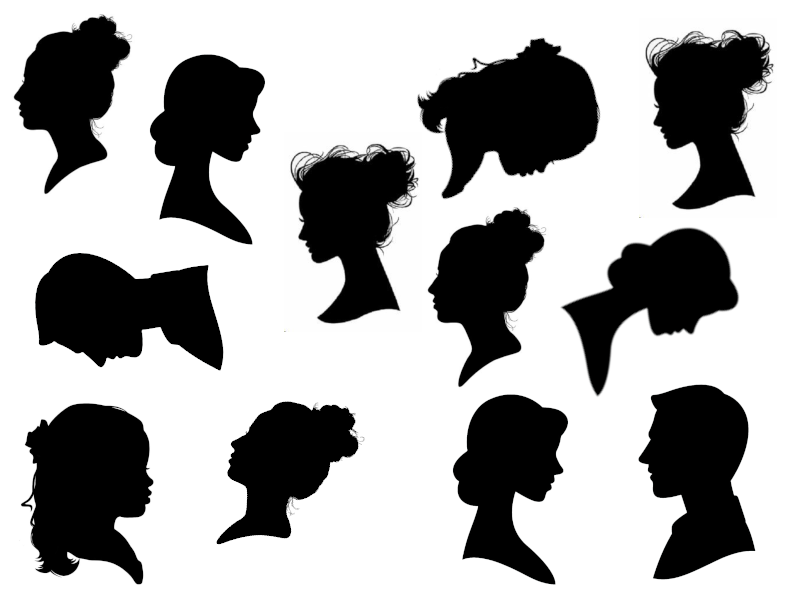
#> input picture Lab6/sils.png, 800 x 600 px
$ python main4.py
#> lines starting #> are read from the running program, lines starting #| are printed output that depends on the picture; after the words box and inside, x2 and y2 are one past the last pixel; in counts of white or black regions, pixels touching at a corner belong together
import numpy
import cv2


def load_image(fname: str) -> numpy.ndarray:
#> called with fname = 'sils.png'
    data = numpy.fromfile(fname, dtype=numpy.uint8)
    img = cv2.imdecode(data, cv2.IMREAD_COLOR)
#> img is the input picture: shape (600, 800, 3); mean B, G, R 168.8, 168.8, 168.8
    if img is None:
        raise IOError("Invalid image format")
    return img


# сцена где ищем фигуру
image = load_image('sils.png')
gray_image = cv2.cvtColor(image, cv2.COLOR_BGR2GRAY)
blur_image = cv2.blur(gray_image, (3, 3))
# образец искомой фигуры
sample = load_image('sil3.png')
#> call 2 of load_image, with fname = 'sil3.png'
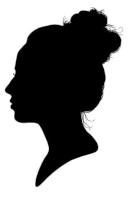
#> input picture Lab6/sil3.png, 130 x 200 px
#> in load_image, img is the input picture: shape (200, 130, 3); min 0, max 255, mean 145.8
gray_sample = cv2.cvtColor(sample, cv2.COLOR_BGR2GRAY)
blur_sample = cv2.blur(gray_sample, (3, 3))
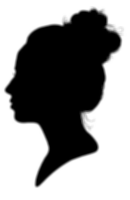
#> blur_sample: shape (200, 130); min 0, max 255, mean 145.8

angle_t = 50
scale_t = 50
pos_t = 150

ght = cv2.createGeneralizedHoughGuil()
ght.setMaxBufferSize(1000)
ght.setLevels(360)
ght.setXi(45)
# параметры поиска ориентации
ght.setMinAngle(0)
ght.setMaxAngle(360)
ght.setAngleEpsilon(5)
ght.setAngleStep(5)
ght.setAngleThresh(angle_t)
# параметры поиска масштаба
ght.setMinScale(1.0)
ght.setMaxScale(1.01)
ght.setScaleStep(0.1)
ght.setScaleThresh(scale_t)
# параметры поиска позиции
ght.setMinDist(50)  # минимальное расстояние
ght.setDp(2)  # шаг при поиске позиции
ght.setPosThresh(pos_t)
ght.setTemplate(blur_sample)  # что ищем

positions, votes = ght.detect(blur_image)
#> positions = [[74, 108, 1, 0], [488, 300, 1, 0], [280, 478, 1, 25]]; votes = [[9845, 12986, 77064], [9096, 12986, 77064], [181, 557, 91806]]
copy = image.copy()
if positions is not None:
    color = (64, 255, 64)
    R = max(gray_sample.shape) // 2
#> R = 100
    for obj in positions[0]:
        x, y = obj[:2].astype(numpy.int32)
        scale = obj[2]
        angle = int(obj[3])  # угол наклона в градусах
        r = int(R * scale)
        c = numpy.cos(numpy.radians(angle-90))
        s = numpy.sin(numpy.radians(angle-90))
        cv2.circle(copy, (x, y), 2, color, -1)
        cv2.circle(copy, (x, y), r, color, 2)
        cv2.line(copy, (x, y), (x + int(r * c), y + int(r * s)), color, 2)
#> this loop made 3 passes
#> (obj, x, y, angle, c, s) on passes 1 to 3: ([74, 108, 1, 0], 74, 108, 0, 6.12e-17, -1), ([488, 300, 1, 0], 488, 300, 0, 6.12e-17, -1), ([280, 478, 1, 25], 280, 478, 25, 0.423, -0.906)
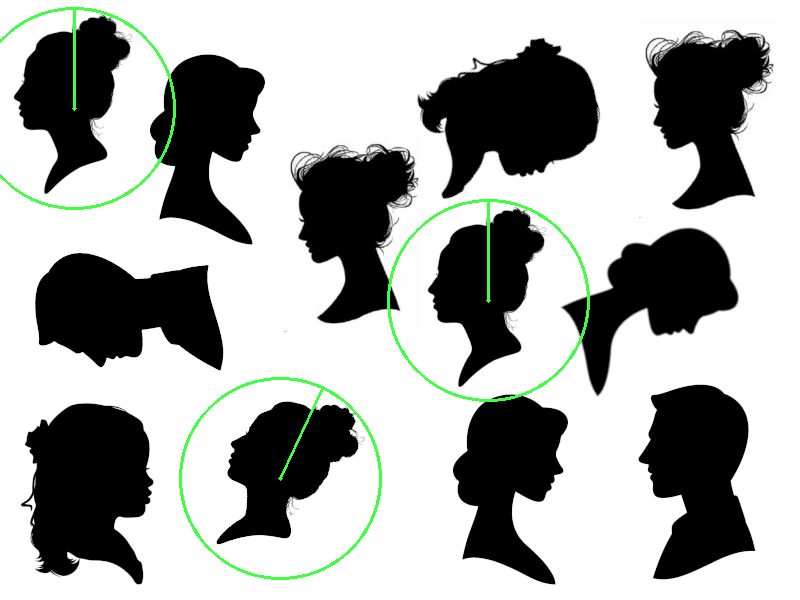
#> copy: shape (600, 800, 3); 1.22% of pixels changed, all inside (x1, y1, x2, y2) = (0, 7, 590, 580)
cv2.imshow('Result', copy)
cv2.waitKey()
